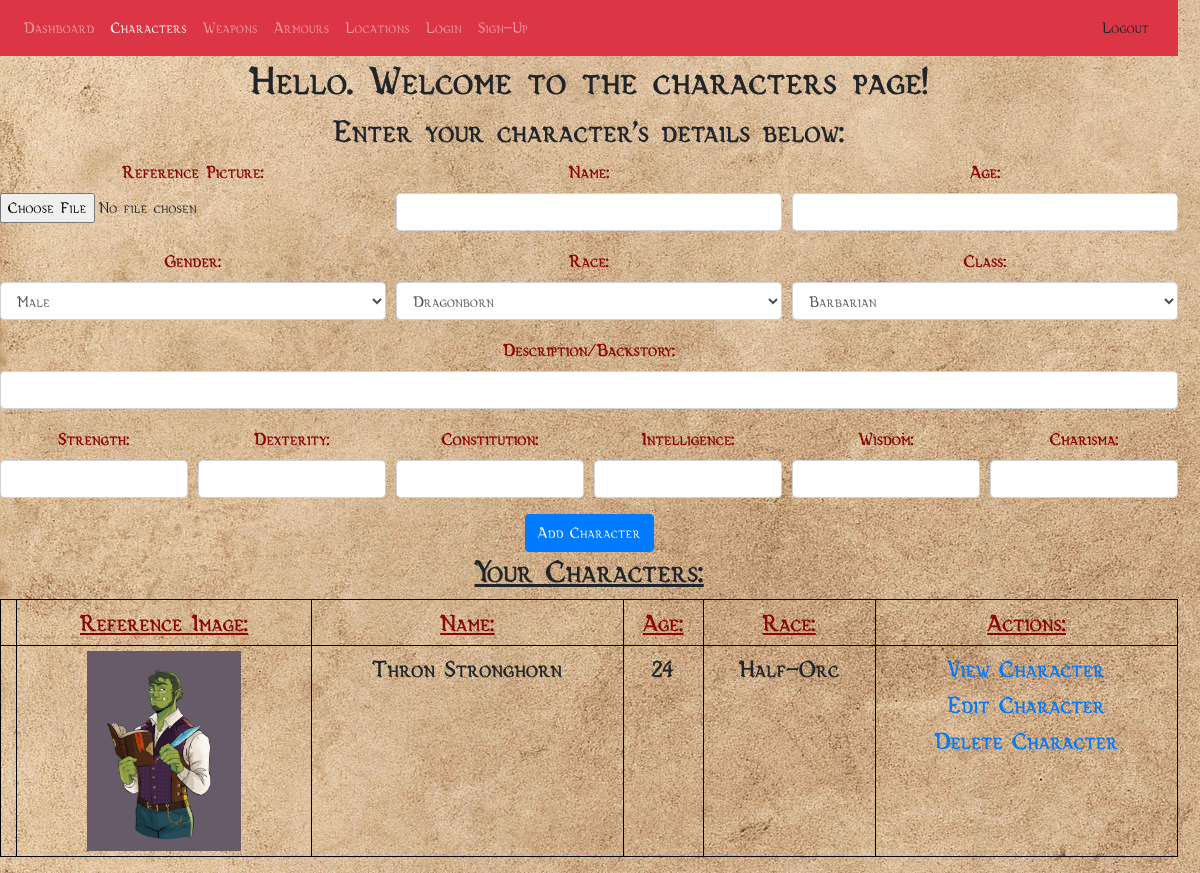
The app's page /characters.html (signed in) with its own data.
### app.py (models this page shows, shortened)
class Character(db.Model):
    cID = db.Column(db.Integer, primary_key=True)
    cPicPath = db.Column(db.String(100000))# The path to the character photo in the images directory
    cName = db.Column(db.String(100), nullable=False)# Name of the character
    cAge = db.Column(db.Integer)# Age of the character
    cGender = db.Column(db.String(20))# The character's gender
    cRace = db.Column(db.String(20))# Will change to a list of races at a later date, i.e. Human, Elf, Dwarf, Halfling, etc.
    cClass = db.Column(db.String(50))# The character's class, chosen from a list.
    cDesc = db.Column(db.String(100000))# Description of the character, i.e. appearance, backstory
    cStr = db.Column(db.Integer, default=8)# The character's Strength stat
    cDex = db.Column(db.Integer, default=8)# The character's Dexterity stat
    cCon = db.Column(db.Integer, default=8)# The character's Constitution stat
    cInt = db.Column(db.Integer, default=8)# The character's Intelligence stat
    cWis = db.Column(db.Integer, default=8)# The character's Wisdom stat
    cCha = db.Column(db.Integer, default=8)# The character's Charisma stat
    creatorID = db.Column(db.Integer, db.ForeignKey('user.id'))

### app.py (the view)
@app.route('/characters.html', methods=['POST', 'GET'])
@login_required
def characters():
    if request.method == 'POST':
        c_Pic = request.files['cPic']
        c_Name = request.form['cName']
        c_Age = request.form['cAge']
        c_Gender = request.form['cGender']
        c_Race = request.form['cRace']
        c_Class = request.form['cClass']
        c_Desc = request.form['cDesc']
        c_Str = request.form['cStr']
        c_Dex = request.form['cDex']
        c_Con = request.form['cCon']
        c_Int = request.form['cInt']
        c_Wis = request.form['cWis']
        c_Cha = request.form['cCha']
        filename = secure_filename(c_Pic.filename)
        c_Pic_Path = os.path.join(app.config['UPLOAD_FOLDER'], filename)
        if c_Pic and allowed_file(c_Pic.filename):
            c_Pic.save(os.path.join(app.config['UPLOAD_FOLDER'], filename))
        if c_Race == "Dragonborn":
            c_Str = int(c_Str) + 2
            c_Cha = int(c_Cha) + 1
        elif c_Race == "Gray Dwarf (Duergar)":
            c_Str = int(c_Str) + 1
            c_Con = int(c_Con) + 2
        elif c_Race == "Hill Dwarf":
            c_Con = int(c_Con) + 2
            c_Wis = int(c_Wis) + 1
        elif c_Race == "Mountain Dwarf":
            c_Str = int(c_Str) + 2
            c_Con = int(c_Con) + 2
        elif c_Race == "Dark Elf (Drow)":
            c_Dex = int(c_Dex) + 2
            c_Cha = int(c_Cha) + 1
        elif c_Race == "High Elf":
            c_Dex = int(c_Dex) + 2
            c_Int = int(c_Int) + 1
        elif c_Race == "Wood Elf":
            c_Dex = int(c_Dex) + 2
            c_Wis = int(c_Wis) + 1
        elif c_Race == "Deep Gnome (Svirfneblin)":
            c_Dex = int(c_Dex) + 1
            c_Int = int(c_Int) + 1
        elif c_Race == "Forest Gnome":
            c_Dex = int(c_Dex) + 1
            c_Int = int(c_Int) + 1
        elif c_Race == "Rock Gnome":
            c_Con = int(c_Con) + 1
            c_Int = int(c_Int) + 1
        elif c_Race == "Half-Elf":
            c_Dex = int(c_Dex) + 1
            c_Int = int(c_Int) + 1
            c_Cha = int(c_Cha) + 2
        elif c_Race == "Lightfoot Halfling":
            c_Dex = int(c_Dex) + 2
            c_Cha = int(c_Cha) + 1
        elif c_Race == "Stout Halfling":
            c_Dex = int(c_Dex) + 2
            c_Con = int(c_Con) + 1
        elif c_Race == "Half-Orc":
            c_Str = int(c_Str) + 2
            c_Con = int(c_Con) + 1
        elif c_Race == "Human":
            c_Str = int(c_Str) + 1
            c_Dex = int(c_Dex) + 1
            c_Con = int(c_Con) + 1
            c_Int = int(c_Int) + 1
            c_Wis = int(c_Wis) + 1
            c_Cha = int(c_Cha) + 1
        elif c_Race == "Tiefling":
            c_Int = int(c_Int) + 1
            c_Cha = int(c_Cha) + 2
        new_character = Character(creatorID=current_user.id, cPicPath=c_Pic_Path, cName=c_Name, cAge=c_Age, cGender=c_Gender, cRace=c_Race, cClass=c_Class, cDesc=c_Desc, cStr=c_Str, cDex=c_Dex, cCon=c_Con, cInt=c_Int, cWis=c_Wis, cCha=c_Cha)
        try:
            db.session.add(new_character)
            db.session.commit()
            return redirect('/characters.html')
        except:
            return 'There was an issue adding your character to the database.'
    else:
        characters = Character.query.filter_by(creatorID=current_user.id).order_by(Character.cID).all()
        return render_template('characters.html', characters=characters)

### app.py (called while the page is built)
@login_manager.user_loader
def load_user(id):
    user = User.query.get_or_404(id)
    return user

### templates/characters.html (shortened to what this page needs)
{% extends 'base.html' %}
{% block content %}
<div class="content">
    <nav class="navbar navbar-expand-lg navbar-dark bg-danger">
        <div class="collapse navbar-collapse">
            <div class="navbar-nav">
                <a class="nav-item nav-link" href="./dashboard.html">Dashboard</a>
                <a class="nav-item nav-link active" href="./characters.html">Characters <span class="sr-only">(current)</span></a>
                <a class="nav-item nav-link" href="./weapons.html">Weapons</a>
                <a class="nav-item nav-link" href="./armours.html">Armours</a>
                <a class="nav-item nav-link" href="./locations.html">Locations</a>
                <a class="nav-item nav-link" href="./login.html">Login</a>
                <a class="nav-item nav-link" href="./signup.html">Sign-Up</a>
            </div>
        </div>
        <form class="form-inline" action="/logout">
            <button type="submit" class="btn btn-outline-link">Logout</button>
        </form>
    </nav>
    <h1>Hello. Welcome to the characters page!</h1>
    <h2>Enter your character's details below:</h2>
    <div class="form">
        <form action="characters.html" method="POST" enctype="multipart/form-data">
            <div class="form-row">
                <div class="form-group col-md-4">
                    <label for="cPic">Reference Picture: </label>
                    <input type="file" name="cPic" class="form-control-file" id="cPic">
                </div>
                <div class="form-group col-md-4">
                    <label for="cName">Name: </label>
                    <input type="text" name="cName" class="form-control" id="cName" required>
                </div>
                <div class="form-group col-md-4">
                    <label for="cAge">Age: </label>
                    <input type="number" name="cAge" class="form-control" id="cAge">
                </div>
            </div>
            <div class="form-row">
                <div class="form-group col-md-4">
                    <label for="cGender">Gender: </label>
                    <select name="cGender" class="form-control" id="cGender">
                        <option value="Male">Male</option>
                    </select>
                </div>
                <div class="form-group col-md-4">
                    <label for="cRace">Race: </label>
                    <select name="cRace" class="form-control" id="cRace">
                        <option value="Dragonborn">Dragonborn</option>
                    </select>
                </div>
                <div class="form-group col-md-4">
                    <label for="cClass">Class: </label>
                    <select name="cClass" class="form-control" id="cClass">
                        <option value="Barbarian">Barbarian</option>
                    </select>
                </div>
            </div>
            <div class="form-group">
                <label for="cDesc">Description/Backstory: </label>
                <input type="text" name="cDesc" class="form-control" id="cDesc">
            </div>
            <div class="form-row">
                <div class="form-group col-md-2">
                    <label for="cStr">Strength: </label>
                    <input type="number" name="cStr" class="form-control" id="cStr">
                </div>
                <div class="form-group col-md-2">
                    <label for="cDex">Dexterity: </label>
                    <input type="number" name="cDex" class="form-control" id="cDex">
                </div>
                <div class="form-group col-md-2">
                    <label for="cCon">Constitution: </label>
                    <input type="number" name="cCon" class="form-control" id="cCon">
                </div>
                <div class="form-group col-md-2">
                    <label for="cInt">Intelligence: </label>
                    <input type="number" name="cInt" class="form-control" id="cInt">
                </div>
                <div class="form-group col-md-2">
                    <label for="cWis">Wisdom: </label>
                    <input type="number" name="cWis" class="form-control" id="cWis">
                </div>
                <div class="form-group col-md-2">
                    <label for="cCha">Charisma: </label>
                    <input type="number" name="cCha" class="form-control" id="cCha">
                </div>
            </div>
            <button type="submit" class="btn btn-primary">Add Character</button>
        </form>
    </div>
    {% if characters|length >= 1 %}
    <h2><b><u>Your Characters:</u></b></h2>
    <table class="table table-bordered table-sm">
        <thead class="thead">
            <tr>
                <th scope="col"></th>
                <th scope="col"><b><u>Reference Image:</u></b></th>
                <th scope="col"><b><u>Name:</u></b></th>
                <th scope="col"><b><u>Age:</u></b></th>
                <th scope="col"><b><u>Race:</u></b></th>
                <th scope="col"><b><u>Actions:</u></b></th>
            </tr>
        </thead>
        <tbody>
            {% for character in characters %}
                <tr>
                    <th scope="row"></th>
                    <td class="w-25"><img src="{{ character.cPicPath }}" alt="ref-img" class="img-fluid" style="max-height: 25vh;"></td>
                    <td>{{ character.cName }}</td>
                    <td>{{ character.cAge }}</td>
                    <td>{{ character.cRace }}</td>
                    <td>
                        <a href="/viewCharacter/{{character.cID}}">View Character</a>
                        <br>
                        <a href="/updateCharacter/{{character.cID}}">Edit Character</a>
                        <br>
                        <a href="/deleteCharacter/{{character.cID}}">Delete Character</a>
                    </td>
                </tr>
            {% endfor %}
        </tbody>
    </table>
    {% endif %}
</div>
{% endblock %}

### templates/base.html (style rules this page uses)
h1 { font-weight: bold; }
h2 { font-weight: bold; }
label { font-weight: bold; color: rgb(139, 5, 5); font-size: large; }
th { font-weight: bolder; color: rgb(139, 5, 5); font-size: x-large; }
td { font-weight: bold; font-size: x-large; }
table.table-bordered { border: 1px solid black; }
table.table-bordered > thead > tr > th { border: 1px solid black; }
table.table-bordered > tbody > tr > th { border: 1px solid black; }
table.table-bordered > tbody > tr > td { border: 1px solid black; }

### records on screen
Character: cPicPath (picture), cName "Thron Stronghorn", cAge "24", cRace "Half-Orc"
